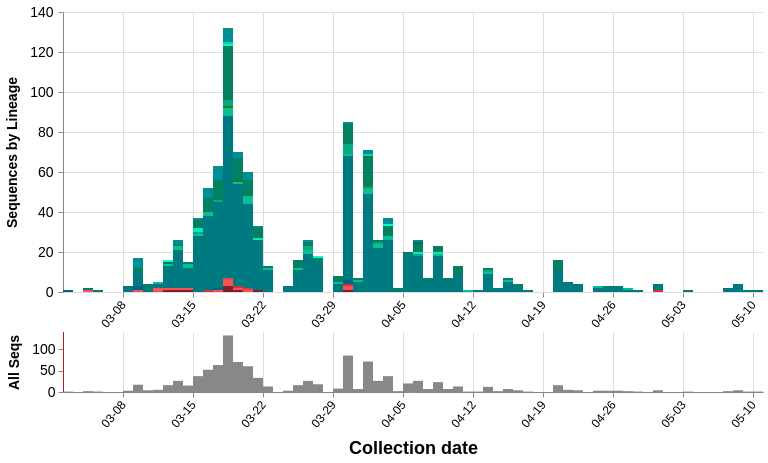

Describe this chart as a Vega-Lite specification.
### Vega specification from a JSON file in a GitHub repository (floating-point values rounded to 4 significant figures; data arrays with more than 128 entries replaced by an {"elided": "..."} marker saying what was removed)
{"$schema": "https://vega.github.io/schema/vega/v5.json", "description": "A basic stacked bar chart example.", "comment": "These will be overridden by the container of this vega plot", "width": 700, "height": 380, "padding": 5, "data": [{"name": "cases_by_date_and_group", "comment": "Main data object, same as caseData in store", "format": {"parse": {"group": "string", "cases_sum": "number", "date": "date:'%Q'"}}, "values": {"elided": "178 records"}, "transform": [{"comment": "this creates the group_sum field on each item, which is a total sum of all cases for that group across all dates", "type": "joinaggregate", "ops": ["sum"], "fields": ["cases_sum"], "as": ["group_counts"], "groupby": ["group"]}, {"comment": "Bin observations by date. The width of each bin is determined by the signal dateBin. Since the most detail in the date from GISAID is by day, the bin shouldn't ever be smaller than a day.", "type": "bin", "field": "date", "extent": [{"signal": "dateRangeStart"}, {"signal": "dateRangeEnd"}], "step": {"signal": "dateBin"}, "as": ["day_start", "day_end"]}, {"comment": "After binning, combine observations in the same group and day, by taking the sum of the sequence counts. The max aggs on group_counts and color are just to carry the fields over.", "type": "aggregate", "groupby": ["group", "day_start", "day_end"], "fields": ["cases_sum", "group_counts", "color"], "ops": ["sum", "max", "max"], "as": ["cases_sum", "group_counts", "color"]}, {"comment": "If a group isn't present in a dateBin that others are, then impute an empty value. This is only important for the cumulative view, so as to keep things consistent. Unfortunately I don't know how to impute for days with no data at all yet. This leads to some gaps in the cumulative view.", "type": "impute", "field": "cases_sum", "key": "day_start", "groupby": ["group", "color", "group_counts"], "value": 0}, {"comment": "Recalculate the day_end from the day_start and dateBin, since the imputation can't work on more than one field at once.", "type": "formula", "expr": "datum.day_start + dateBin", "as": "day_end"}, {"comment": "Calculate the cumulative counts. If we're not running in cumulative mode, then output the cumulative count in a dummy field (determined by the signal windowField). If we are in cumulative mode, then overwrite the cases_sum field.", "type": "window", "sort": {"field": "day_start"}, "groupby": ["group"], "ops": ["sum"], "fields": ["cases_sum"], "as": ["cases_sum_new"], "frame": {"signal": "cumulativeWindow"}}, {"comment": "Stack bars on the same date in preparation for the visualization. Offset (zero vs. normalize) controls counts vs. percentages.", "type": "stack", "groupby": ["day_start"], "sort": {"field": "group"}, "field": "cases_sum_new", "offset": {"signal": "stackOffset"}}]}, {"name": "cases_by_date", "source": "cases_by_date_and_group", "comment": "Collapse cases by date (ignore group), for the data in the overview (bottom) plot", "transform": [{"type": "aggregate", "groupby": ["day_start", "day_end"], "fields": ["cases_sum"], "ops": ["sum"], "as": ["cases_sum_by_date"]}]}, {"name": "selected", "comment": "A list of groups that are selected", "on": [{"trigger": "clear", "remove": true}, {"trigger": "!shift", "remove": true}, {"trigger": "!shift && clicked", "insert": "clicked"}, {"trigger": "shift && clicked", "toggle": "clicked"}]}], "signals": [{"name": "dateRangeStart", "value": 1575158400000, "comment": "Along with dateRangeEnd, these are hard limits on the dates shown. May need to update when we hit 2021. Dates are in milliseconds, unix epoch"}, {"name": "dateRangeEnd", "value": 1609372800000}, {"name": "dateBin", "value": 86400000, "comment": "Binning of observations by date, where date is in milliseconds. Default is 1 day (1000 * 60 * 60 * 24). This should never be less than a day. This is passed to the bin transform of cases_by_date_and_group"}, {"name": "overviewYLabel", "value": "All Seqs", "comment": "Y-axis label of the overview (bottom) panel"}, {"name": "detailYLabel", "value": "Sequences by Lineage", "comment": "Y-axis label of the detail (upper) panel"}, {"name": "yFormat", "value": "s"}, {"name": "stackOffset", "value": "zero", "comment": "Whether to show the counts as percentages ('normalize') or as absolute counts ('zero'). This is passed to the stack transform of cases_by_date_and_group"}, {"name": "cumulativeWindow", "value": [0, 0], "comment": "Window to calculate cumulative counts over. [0, 0] disables this behavior, while [null, 0] does the cumulative counting"}, {"name": "detailDomain", "comment": "The date range selected on the overview (bottom) panel. The units are in JS date objects. If there is no date selected, this should be null."}, {"name": "brush", "value": 0, "comment": "The date range selected on the overview (bottom) panel, in screen-space coordinate units (pixels). This will be converted to dates for the detailDomain signal by referencing the xOverview scale"}, {"name": "delta", "value": 0, "comment": "The difference between windows when dragging a date selection window in the overview (bottom) panel. It is tracked onmousemove and used to update the 'brush' signal after mouseup. Units are in screen-space coordinates (pixels)"}, {"name": "xdown", "value": 0, "comment": "The initial screen-space click location, in screen-space coordinates (pixels), when first clicking on the date range window before dragging it. This is used to calculate the 'delta' signal"}, {"name": "anchor", "value": null, "comment": "The initial 'brush' signal state, when clicking on the date range window to drag it. Units are in screen-space coordinates (pixels). Used to update the 'brush' signal after dragging it."}, {"name": "hoverBar", "value": null, "comment": "Used to store which group is hovered over. Is an object with field 'group'"}, {"name": "clear", "value": true, "comment": "If clicking on anything but a grouped bar, then clear the selection (by clearing the 'selection' data object)", "on": [{"events": "mouseup[!event.item]", "update": "true", "force": true}]}, {"name": "shift", "value": false, "comment": "Track whether or not the shift key is pressed. Used to select multiple groups by holding down shift before clicking", "on": [{"events": "@detailbars:click", "update": "event.shiftKey", "force": true}]}, {"name": "clicked", "value": null, "comment": "Track clicks on the group bars, for selection purposes", "on": [{"events": "@detailbars:click", "update": "{group: datum.group}", "force": true}]}], "marks": [{"type": "group", "name": "detail", "comment": "The mark group for the detail (upper) panel", "encode": {"comment": "The width and height should be overridden by the plot's container", "update": {"height": {"value": 280}, "width": {"signal": "width"}}}, "signals": [{"name": "hoverBar", "comment": "Set the hoverBar signal when a bar is hovered over, and clear it when the mouse is hovered over anything else", "push": "outer", "on": [{"events": "@detailbars:mouseover!", "update": "{group: datum.group, date: datum.day_start}"}, {"events": "@detailbars:mouseout!", "update": "null"}]}], "scales": [{"name": "x", "comment": "Provide two fields for the domain, since if we only provide the day_start, the last day will get cut off, and if we only provide day_end, the first day will get cut off", "type": "time", "range": "width", "domain": {"fields": [{"data": "cases_by_date", "field": "day_start"}, {"data": "cases_by_date", "field": "day_end"}]}, "domainRaw": {"signal": "detailDomain"}}, {"name": "y", "comment": "Scale the y axis from 0 to the highest bar height", "type": "linear", "range": [280, 0], "nice": true, "zero": true, "domain": {"data": "cases_by_date_and_group", "field": "y1"}}], "axes": [{"orient": "bottom", "scale": "x", "zindex": 0, "format": "%m-%d", "tickCount": "week", "grid": true, "gridScale": "y", "gridColor": "#DDD", "labelAngle": 310, "labelAlign": "right", "labelBaseline": "middle", "labelPadding": 5, "labelFontSize": 12}, {"orient": "left", "scale": "y", "format": {"signal": "yFormat"}, "zindex": 0, "grid": true, "gridColor": "#DDD", "title": {"signal": "detailYLabel"}, "titleFontSize": 14, "titlePadding": 10, "labelFontSize": 14, "labelPadding": 5, "tickCount": 5}], "marks": [{"type": "group", "comment": "Not sure why we need a group mark here, but this is how it is in the example plot, so I didn't change it", "encode": {"update": {"height": {"field": {"group": "height"}}, "width": {"field": {"group": "width"}}, "clip": {"value": true}}}, "marks": [{"type": "rect", "name": "detailbars", "from": {"data": "cases_by_date_and_group"}, "encode": {"comment": "Define the tooltip and other constant values here", "enter": {"strokeWidth": {"value": 1}, "tooltip": {"signal": "{title: datum.group, 'Total sequences': datum.group_counts, 'Sequences': datum.cases_sum_new, 'Collection date': timeFormat(datum.day_start, '%b %d %Y')}"}}, "update": {"x": {"scale": "x", "field": "day_start"}, "x2": {"scale": "x", "field": "day_end"}, "y": {"scale": "y", "field": "y0"}, "y2": {"scale": "y", "field": "y1"}, "fill": [{"test": "(!length(data('selected')) || indata('selected', 'group', datum.group)) && (datum.cases_sum_new > 0)", "field": "color", "comment": "If this group is selected, or if nothing is selected, then color it normally."}, {"value": "#CCC", "comment": "If there is a selected group and this group isn't one of them, then color it light grey"}], "stroke": [{"test": "hoverBar && hoverBar.group == datum.group && datum.cases_sum_new > 0", "value": "#000", "comment": "If this group is being hovered over, then set outline it black. Since we're imputing empty groups, only highlight groups with more than zero cases."}, {"value": "transparent"}], "zindex": [{"test": "hoverBar && hoverBar.group == datum.group && datum.cases_sum > 0", "value": 3, "comment": "Same as the 'stroke' test, but we also need to set the z-index here since it's possible the outline stroke will get hidden under other bars"}, {"value": 1}]}}}]}]}, {"type": "group", "name": "overview", "comment": "Mark group for the overview (bottom) panel", "encode": {"comment": "The width should be overridden by the plot container", "update": {"x": {"value": 0}, "y": {"value": 320}, "width": {"signal": "width"}, "height": {"value": 60}, "fill": {"value": "transparent"}}}, "signals": [{"name": "brush", "comment": "Trigger the date selection brush when any area of the overview plot is clicked. The update code was originally [x(), x()], but I changed it to snap to days instead of selecting by screen-space pixel. All the code does is convert from screen-space pixels --> date --> days --> round to nearest day --> date --> screen-space pixels. invert() is used to convert from pixels to date, and round(x / 86400000) rounds to the nearest day. round() * 86400000 converts from days back into the date (in milliseconds), and scale() converts from date back into screen-space coordinates. This fragment of code is used in all the signals below for day-snapping.", "push": "outer", "on": [{"events": {"merge": [{"markname": "overview", "type": "mousedown"}, {"markname": "overviewbars", "type": "mousedown"}]}, "update": "[scale('xOverview', round(invert('xOverview', x()) / 86400000) * 86400000), scale('xOverview', round(invert('xOverview', x()) / 86400000) * 86400000)]"}, {"comment": "Clear the brush selection on any double-click", "events": {"merge": [{"markname": "overview", "type": "dblclick"}, {"markname": "brushrect", "type": "dblclick"}]}, "update": "0"}, {"comment": "Update the brush on mousemove. Hold the first point of the range constant (brush[0]), and modify brush[1] by snapping to day as well (see comment above). clamp() is used to ensure that the range stays within the bounds of the plot. Capture mousemove events on both the plot and the bars to allow dragging anywhere on the overview plot", "events": {"merge": [{"source": "window", "type": "mousemove", "between": [{"markname": "overview", "type": "mousedown"}, {"source": "window", "type": "mouseup"}], "consume": true}, {"source": "window", "type": "mousemove", "between": [{"markname": "overviewbars", "type": "mousedown"}, {"source": "window", "type": "mouseup"}], "consume": true}]}, "update": "[brush[0], clamp(scale('xOverview', round(invert('xOverview', x()) / 86400000) * 86400000), 0, width)]"}, {"comment": "When the mousemove is finished (marked by mouseup event), then reorganize the brush vector so that the lesser value is first", "events": {"merge": [{"markname": "overview", "type": "mouseup"}, {"markname": "brushrect", "type": "mouseup"}]}, "update": "abs(span(brush)) <= 2 ? 0 : [brush[0], brush[1]]"}, {"comment": "Capture when the date range window is dragged, and update the ranges. Since the dragging logic implements day-snapping on its own, we don't have to round anything here.", "events": {"signal": "delta"}, "update": "clampRange([anchor[0] + delta, anchor[1] + delta], 0, width)"}]}, {"name": "anchor", "comment": "Make a copy of the brush vector when the date range is clicked. Used by the 'brush' signal to update itself after a date range drag", "push": "outer", "on": [{"events": "@brushrect:mousedown", "update": "slice(brush)"}]}, {"name": "xdown", "comment": "Track the initial drag x-coordinate, and snap to the nearest day. Used to set the 'delta' signal", "push": "outer", "on": [{"events": "@brushrect:mousedown", "update": "scale('xOverview', round(invert('xOverview', x()) / 86400000) * 86400000)"}]}, {"name": "delta", "comment": "Track how far and in what direction the date range was dragged. Snap to the nearest day. Used to set the 'brush' signal after a date range drag", "push": "outer", "on": [{"events": "[@brushrect:mousedown, window:mouseup] > window:mousemove!", "update": "scale('xOverview', round(invert('xOverview', x()) / 86400000) * 86400000) - xdown"}]}, {"name": "detailDomain", "comment": "The same as the 'brush' signal, but in date coordinates instead of screen-space (pixel) coordinates", "push": "outer", "on": [{"events": {"signal": "brush"}, "update": "span(brush) ? invert('xOverview', brush) : null"}]}], "scales": [{"name": "xOverview", "comment": "Provide two fields for the domain, since if we only provide the day_start, the last day will get cut off, and if we only provide day_end, the first day will get cut off", "type": "time", "range": "width", "domain": {"fields": [{"data": "cases_by_date", "field": "day_start"}, {"data": "cases_by_date", "field": "day_end"}]}}, {"name": "yOverview", "type": "linear", "range": [60, 0], "domain": {"data": "cases_by_date", "field": "cases_sum_by_date"}, "nice": true, "zero": true}], "axes": [{"orient": "bottom", "scale": "xOverview", "title": "Collection date", "titleFontSize": 18, "titlePadding": 10, "format": "%m-%d", "grid": true, "gridColor": "#DDD", "gridScale": "yOverview", "labelAngle": 310, "labelAlign": "right", "labelBaseline": "middle", "labelPadding": 5, "labelFontSize": 12, "tickCount": "week"}, {"orient": "left", "scale": "yOverview", "title": {"signal": "overviewYLabel"}, "titleFontSize": 14, "titlePadding": 10, "labelFontSize": 14, "labelPadding": 3, "tickCount": 3}], "marks": [{"type": "rect", "name": "overviewbars", "from": {"data": "cases_by_date"}, "encode": {"update": {"x": {"scale": "xOverview", "field": "day_start"}, "x2": {"scale": "xOverview", "field": "day_end"}, "y": {"scale": "yOverview", "value": 0}, "y2": {"scale": "yOverview", "field": "cases_sum_by_date"}, "fill": [{"test": "detailDomain && inrange(datum.day_start, [detailDomain[0], detailDomain[1] - 1])", "value": "#f00", "comment": "Color this bar red if it's within the date selection range"}, {"value": "#888"}]}}}, {"type": "rect", "name": "brushrect", "comment": "Draw the date selection range", "encode": {"enter": {"y": {"value": 0}, "height": {"value": 60}, "fill": {"value": "#333"}, "fillOpacity": {"value": 0.2}}, "update": {"x": {"signal": "brush[0]"}, "x2": {"signal": "brush[1]"}}}}, {"type": "rect", "comment": "Draw the beginning bar of the date selection range", "interactive": false, "encode": {"enter": {"y": {"value": 0}, "height": {"value": 60}, "width": {"value": 1}, "fill": {"value": "firebrick"}}, "update": {"x": {"signal": "brush[0]"}}}}, {"type": "rect", "comment": "Draw the ending bar of the date selection range", "interactive": false, "encode": {"enter": {"y": {"value": 0}, "height": {"value": 60}, "width": {"value": 1}, "fill": {"value": "firebrick"}}, "update": {"x": {"signal": "brush[1]"}}}}]}]}
